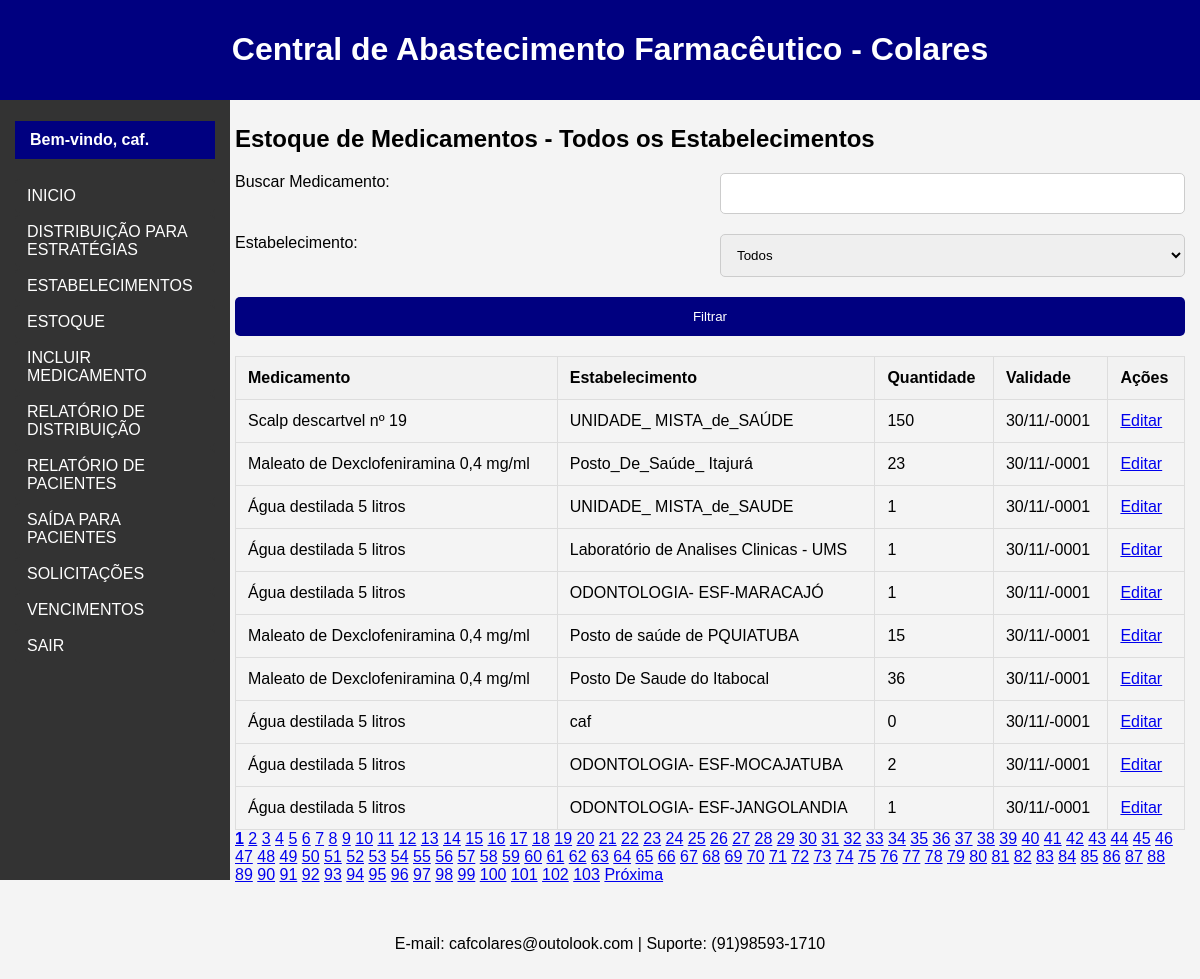
/admin_validade.php (signed in), run on the app's committed database.
### tables this page shows
CREATE TABLE `medicamentos` (
  `id` int(11) NOT NULL,
  `codigo_barras` varchar(255) DEFAULT NULL,
  `medicamento` varchar(255) DEFAULT NULL,
  `apresentacao` varchar(255) DEFAULT NULL,
  `marca` varchar(255) DEFAULT NULL,
  `lote` varchar(255) DEFAULT NULL,
  `validade` date DEFAULT NULL,
  `fornecedor` varchar(255) DEFAULT NULL,
  `quantidade` int(11) DEFAULT NULL,
  `estabelecimento` varchar(255) DEFAULT NULL,
  `categoria` varchar(255) NOT NULL,
  `data_inclusao` datetime DEFAULT current_timestamp()
);

### admin_validade.php (the view, shortened to what this page needs)
<?php
include 'db.php';
$diasParaVencimento = 30;
$dataLimite = date('Y-m-d', strtotime("+$diasParaVencimento days"));
$estabelecimentoFiltro = '';
$pesquisaNome = '';
$itensPorPagina = 10;
$paginaAtual = isset($_GET['pagina']) ? (int)$_GET['pagina'] : 1;
$offset = ($paginaAtual - 1) * $itensPorPagina;
$sql = "SELECT * FROM medicamentos WHERE validade <= :dataLimite";
$sql .= " ORDER BY validade ASC";
$sql .= " LIMIT :limite OFFSET :offset";
$stmt = $pdo->prepare($sql);
$stmt->bindParam(':dataLimite', $dataLimite);
$stmt->bindValue(':limite', $itensPorPagina, PDO::PARAM_INT);
$stmt->bindValue(':offset', $offset, PDO::PARAM_INT);
$stmt->execute();
$medicamentos = $stmt->fetchAll(PDO::FETCH_ASSOC);
$countSql = "SELECT COUNT(*) FROM medicamentos WHERE validade <= :dataLimite";
$countStmt = $pdo->prepare($countSql);
$countStmt->bindParam(':dataLimite', $dataLimite);
$countStmt->execute();
$totalItens = $countStmt->fetchColumn();
$totalPaginas = ceil($totalItens / $itensPorPagina);
?>
<!DOCTYPE html>
<html lang="pt-BR">
<head>
    <link rel="stylesheet" href="css/style.css">
</head>
<body>
    <?php include 'includes/head.php'; ?>
    <div class="container">
        <?php include 'includes/menu_lateral.php'; ?>
        <div class="main-content">
            <h2>Estoque de Medicamentos - Todos os Estabelecimentos</h2>
            <form method="get" action="admin_validade.php">
                <label for="pesquisa">Buscar Medicamento:</label>
                <input type="text" id="pesquisa" name="pesquisa" value="<?php echo htmlspecialchars($pesquisaNome); ?>">
                <label for="estabelecimento">Estabelecimento:</label>
                <select id="estabelecimento" name="estabelecimento">
                    <option value="">Todos</option>
                </select>
                <button type="submit">Filtrar</button>
            </form>
            <table>
                <thead>
                    <tr>
                        <th>Medicamento</th>
                        <th>Estabelecimento</th>
                        <th>Quantidade</th>
                        <th>Validade</th>
                        <th>Ações</th>
                    </tr>
                </thead>
                <tbody>
                    <?php if (empty($medicamentos)): ?>
                        <tr>
                            <td colspan="5">Nenhum medicamento encontrado.</td>
                        </tr>
                    <?php else: ?>
                        <?php foreach ($medicamentos as $medicamento): ?>
                            <tr>
                                <td><?php echo $medicamento['medicamento']; ?></td>
                                <td><?php echo $medicamento['estabelecimento']; ?></td>
                                <td><?php echo $medicamento['quantidade']; ?></td>
                                <td><?php echo date('d/m/Y', strtotime($medicamento['validade'])); ?></td>
                                <td>
                                    <a href="admin_editar_medicamento.php?id=<?php echo $medicamento['id']; ?>">Editar</a>
                                </td>
                            </tr>
                        <?php endforeach; ?>
                    <?php endif; ?>
                </tbody>
            </table>
            <div class="pagination">
                <?php for ($i = 1; $i <= $totalPaginas; $i++): ?>
                    <a href="?pagina=<?php echo $i; ?>&pesquisa=<?php echo urlencode($pesquisaNome); ?>&estabelecimento=<?php echo urlencode($estabelecimentoFiltro); ?>" <?php if ($i == $paginaAtual) echo 'style="font-weight: bold;"'; ?>><?php echo $i; ?></a>
                <?php endfor; ?>
                <?php if ($paginaAtual < $totalPaginas): ?>
                    <a href="?pagina=<?php echo $paginaAtual + 1; ?>&pesquisa=<?php echo urlencode($pesquisaNome); ?>&estabelecimento=<?php echo urlencode($estabelecimentoFiltro); ?>">Próxima</a>
                <?php endif; ?>
            </div>
        </div>
    </div>
    <?php include 'includes/foot.php'; ?>
</body>
</html>

### css/style.css (style rules this page uses)
body { font-family: Arial, sans-serif; margin: 0; padding: 0; background-color: #f4f4f4; }
.container { display: flex; flex-direction: column; margin-top: 70px; padding-top: 20px; z-index: 900; }
.main-content { flex-grow: 1; padding: 15px; margin-left: 220px; margin-bottom: 80px; overflow-y: auto; }
table { width: 100%; border-collapse: collapse; margin-top: 20px; }
table, th, td { border: 1px solid #ddd; }
th, td { padding: 12px; text-align: left; }
th { background-color: #f2f2f2; }
form { display: grid; grid-template-columns: 1fr 1fr; gap: 20px; margin-top: 20px; }
form label { margin-bottom: 5px; }
form input, form select, form textarea, form button { width: -webkit-fill-available; padding: 12px; border: 1px solid #ccc; border-radius: 5px; }
form button { grid-column: span 2; background-color: #000080; color: white; border: none; border-radius: 5px; cursor: pointer; }

### data on the page
medicamentos: medicamento "Scalp descartvel nº 19", estabelecimento "UNIDADE_ MISTA_de_SAÚDE", quantidade "150", validade "30/11/-0001"
medicamentos: medicamento "Maleato de Dexclofeniramina 0,4 mg/ml", estabelecimento "Posto_De_Saúde_ Itajurá", quantidade "23", validade "30/11/-0001"
medicamentos: medicamento "Água destilada 5 litros", estabelecimento "UNIDADE_ MISTA_de_SAUDE", quantidade "1", validade "30/11/-0001"
medicamentos: medicamento "Água destilada 5 litros", estabelecimento "Laboratório de Analises Clinicas - UMS", quantidade "1", validade "30/11/-0001"
medicamentos: medicamento "Água destilada 5 litros", estabelecimento "ODONTOLOGIA- ESF-MARACAJÓ", quantidade "1", validade "30/11/-0001"
medicamentos: medicamento "Maleato de Dexclofeniramina 0,4 mg/ml", estabelecimento "Posto de saúde de PQUIATUBA", quantidade "15", validade "30/11/-0001"
medicamentos: medicamento "Maleato de Dexclofeniramina 0,4 mg/ml", estabelecimento "Posto De Saude do Itabocal", quantidade "36", validade "30/11/-0001"
medicamentos: medicamento "Água destilada 5 litros", estabelecimento "caf", quantidade "0", validade "30/11/-0001"
medicamentos: medicamento "Água destilada 5 litros", estabelecimento "ODONTOLOGIA- ESF-MOCAJATUBA", quantidade "2", validade "30/11/-0001"
medicamentos: medicamento "Água destilada 5 litros", estabelecimento "ODONTOLOGIA- ESF-JANGOLANDIA", quantidade "1", validade "30/11/-0001"

### other printed values
$_SESSION['usuario'] "caf"
